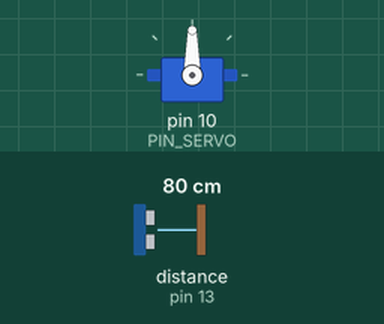
This sketch was run on a simulated Arduino Uno, built with avr-gcc and run on an emulated ATmega328P. Shown: servo. Wiring (inferred from the names in the program): ultrasonic range finder: trigger pin 12; echo pin 13. The inputs (shaded band) are chosen by the test bench; at power-on: distance to the obstacle (sensor on pin 13) 80 cm. The echo pulse lasts 58.3 µs per cm.

Above: at 1.7 s.
1.8 s: distance to the obstacle (sensor on pin 13) set to 18 cm
3.3 s: distance to the obstacle (sensor on pin 13) set to 15 cm
At 4.47 s:
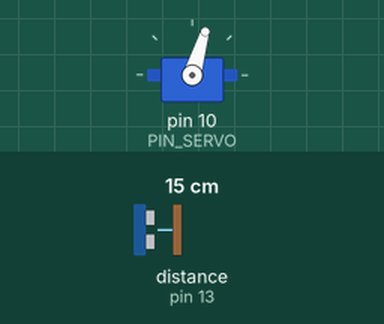
At 6.2 s:
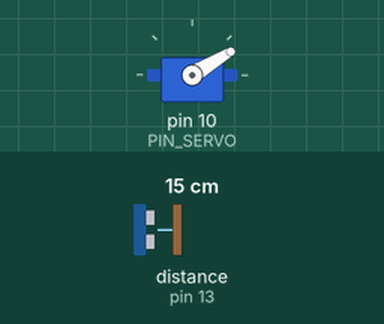
6.3 s: distance to the obstacle (sensor on pin 13) set to 27 cm
7.8 s: distance to the obstacle (sensor on pin 13) set to 34 cm
At 9.01 s:
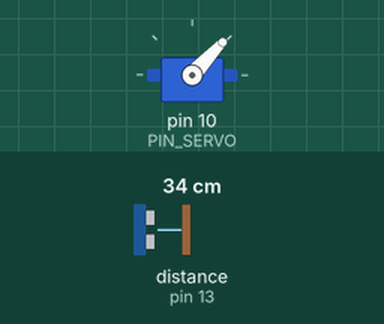
Timing chart, 0 to 11.8 s (numbered marks = the images above; inputs shaded):
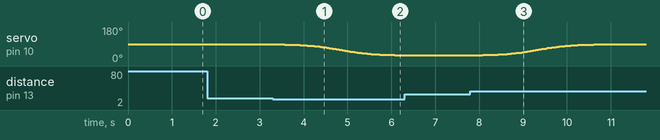

Measured:
- the behaviour switches between 16 and 15 cm on distance to the obstacle (sensor on pin 13) (found by bisection; images 0 and 1)
- the behaviour switches between 30 and 31 cm on distance to the obstacle (sensor on pin 13) (found by bisection; images 2 and 3)
- after the input at 1.8 s, every drawn part: stays the same
- after the input at 3.3 s, servo on pin 10 (PIN_SERVO): moves from 90° to 31° over 2.8 s, starting at once
- after the input at 7.8 s, servo on pin 10 (PIN_SERVO): moves from 30° to 90° over 3.0 s, starting at once

The sketch:

10_example_3_sig.ino
```cpp
#include <Servo.h>

#define PIN_TRIG 12
#define PIN_ECHO 13
#define PIN_SERVO 10

Servo myServo;
unsigned long MOVING_TIME = 3000;
unsigned long moveStartTime;
unsigned long lastDetectTime = 0;

int startAngle = 90;
int stopAngle  = 30;
bool moving = false;
bool gateUp = false;

float sigmoid (float x){
  const float k =8.0;
  if (x < 0.0) x = 0.0;
  if (x > 1.0) x = 1.0;
  return 1.0 / (1.0+exp(-k * (x - 0.5)));
}

float getDistance(){
  digitalWrite(PIN_TRIG, LOW);
  delayMicroseconds(2);
  digitalWrite(PIN_TRIG, HIGH);
  delayMicroseconds(10);
  digitalWrite(PIN_TRIG, LOW);

  long duration = pulseIn(PIN_ECHO, HIGH, 30000);
  return duration * 0.0343 / 2.0;
}

void setup() {

  pinMode(PIN_TRIG, OUTPUT);
  pinMode(PIN_ECHO, INPUT);

  myServo.attach(PIN_SERVO);
  myServo.write(startAngle);
  delay(500);
}

void loop() {
  float distance = getDistance();

  if (!moving && !gateUp && distance < 15.0){
   gateUp = true;
   moveStartTime = millis();
   moving = true;
   lastDetectTime = millis();
  }

  if (!moving && gateUp && distance > 30.0 && millis() - lastDetectTime > 2000){
   gateUp = false;
   moveStartTime = millis();
   moving = true;
  }

  if (moving){
    unsigned long progress = millis() - moveStartTime;

    if (progress <= MOVING_TIME) {
      float t = (float)progress / MOVING_TIME;
      float s = sigmoid(t);

      int angle;
      if (gateUp){
        angle = startAngle + (stopAngle - startAngle) * s;
      }
      else{
        angle = stopAngle + (startAngle - stopAngle) * s;
      }
      myServo.write(angle);

    } else {
      moving = false;
      myServo.write(gateUp ? stopAngle : startAngle);
    }
  }
  delay(30);
}
```
